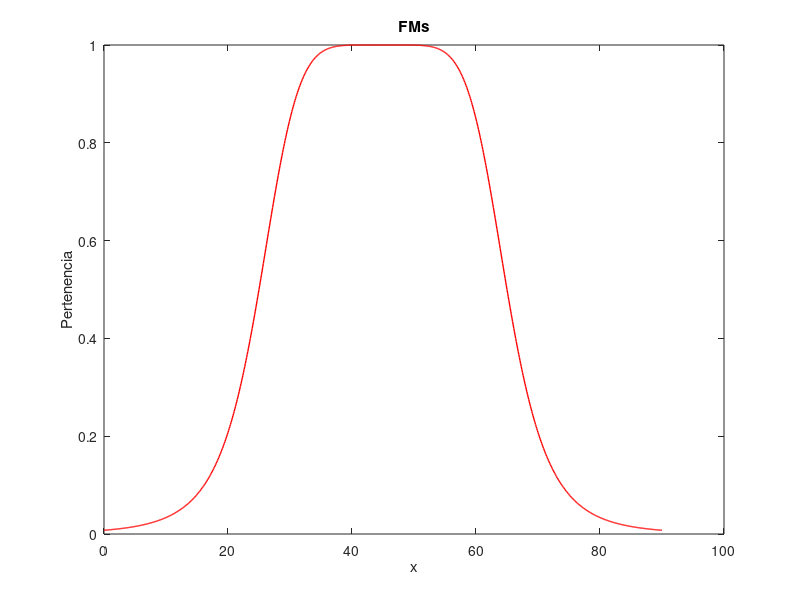

Write MATLAB code to recreate this figure.
x=[0:0.1:90]
bell=1./(1+((x-45)/20).^6)
s=plot(x,bell,"markersize", 10)
set(s,'Color','red','LineWidth',1)
xlabel('x')
ylabel('Pertenencia')
title('FMs')
name=sprintf("FMs.jpg")
print(name)
pause(20)
